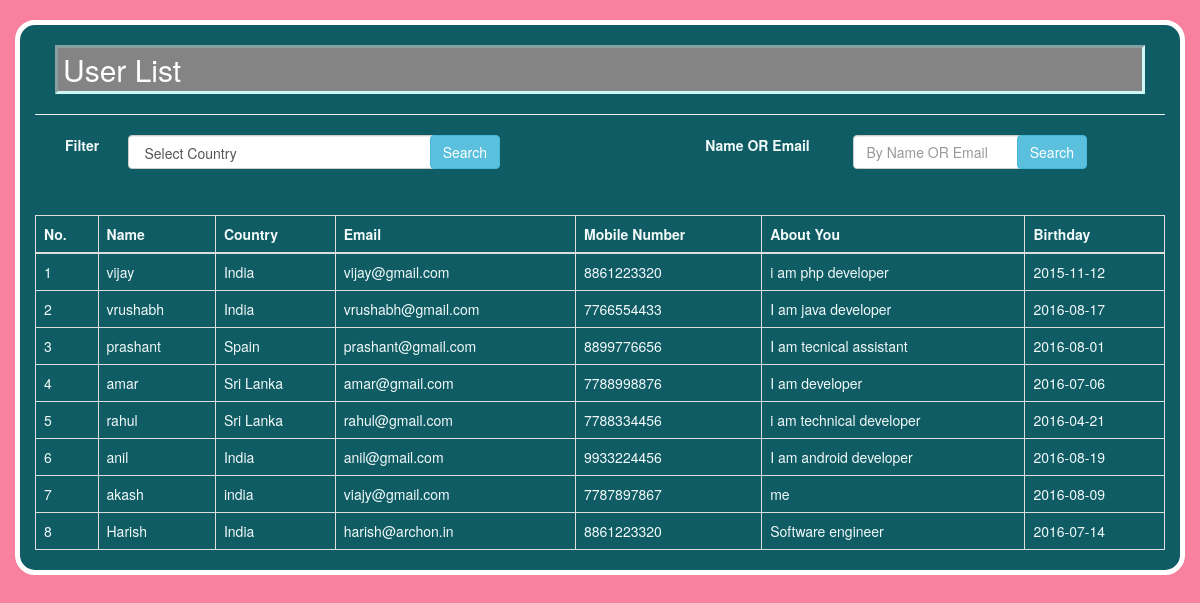
Screenshot of /user_list.php with the database file from the repository.
### tables this page shows
CREATE TABLE IF NOT EXISTS `user_table` (
`id` int(10) NOT NULL,
  `name` varchar(255) NOT NULL,
  `country` varchar(255) NOT NULL,
  `email` varchar(255) NOT NULL,
  `mobile` varchar(10) NOT NULL,
  `about` text NOT NULL,
  `dob` date NOT NULL,
  `salary` int(20) NOT NULL
);

### user_list.php (the view, shortened to what this page needs)
<?php
$country=$_POST['country'];
$nameoremail=$_POST['nameoremail'];
?>
<!DOCTYPE html>
<html lang="en">
<head>
  <link rel="stylesheet" href="http://maxcdn.bootstrapcdn.com/bootstrap/3.3.7/css/bootstrap.min.css">
  <link rel="stylesheet" type="text/css" href="style.css">
</head>
<body>
<div class="container" >
  <h2 style="color:white;" class="header">User List</h2>
  <hr>
  <form action="user_list.php" class="form-inline pull-left" role="form"  method="post">
  <div class="col-sm-8">
        <div class="form-group">
      <label class="control-label col-sm-2" for="email"><strong>Filter</strong></label>
      <div class="col-sm-10">
        <select name="country" id="country" class="form-control">
			<option value="">Select Country</option>
		</select>
    </div>
    </div>
    </div>
	<div class="col-sm-4">
	<button type="submit" class="btn btn-info">Search</button>
	</div>
  </form>
  <form action="user_list.php" class="form-inline pull-right" role="form"  method="post" >
  <div class="col-sm-8">
        <div class="form-group">
      <label class="control-label col-sm-6" for="email"><strong>Name OR Email</strong></label>
      <div class="col-sm-6">
        <input type="text" class="form-control" placeholder="By Name OR Email" name="nameoremail" id="name" >
      </div>
    </div>
    </div>
	<div class="col-sm-4">
	<button type="submit" class="btn btn-info">Search</button>
	</div>
  </form>
  <?php
	if($country ==''AND $nameoremail=='')
	{
	?>
  <table class="table table-bordered table-margin" >
    <thead>
      <tr>
		<th>No.</th>
        <th>Name</th>
        <th>Country</th>
        <th>Email</th>
		<th>Mobile Number</th>
		<th>About You</th>
		<th>Birthday</th>
      </tr>
    </thead>
    <tbody>
	<?php
		$result = mysql_query("SELECT * FROM user_table");
		$i=1;
		while($row = mysql_fetch_array($result))
		{
	?>
	<tr>
        <td><?php echo $i++;?></td>
        <td><?php echo $row['name']; ?></td>
        <td><?php echo $row['country']; ?></td>
		<td><?php echo $row['email']; ?></td>
		<td><?php echo $row['mobile']; ?></td>
		<td><?php echo $row['about']; ?></td>
		<td><?php echo $row['dob']; ?></td>
    </tr>
	<?php
	}
	?>
    </tbody>
  </table>
  <?php
	}
  ?>
 </div>
</body>
</html>

### style.css (style rules this page uses)
body { color:#F2FAFA; background:#F7819F; }
.container { background: #105C64; margin-top:20px; border-radius:20px; border: 5px solid #FFFFFF; }
.header { background-color:#848484; padding:5px; margin:20px; border:3px solid #CEF6F5; border-style: inset; }
.table-margin { margin-top:100px; }

### rows the page displays
user_table: name "vijay", country "India", email "vijay@gmail.com", mobile "8861223320", about "i am php developer", dob "2015-11-12"
user_table: name "vrushabh", country "India", email "vrushabh@gmail.com", mobile "7766554433", about "I am java developer", dob "2016-08-17"
user_table: name "prashant", country "Spain", email "prashant@gmail.com", mobile "8899776656", about "I am tecnical assistant", dob "2016-08-01"
user_table: name "amar", country "Sri Lanka", email "amar@gmail.com", mobile "7788998876", about "I am developer", dob "2016-07-06"
user_table: name "rahul", country "Sri Lanka", email "rahul@gmail.com", mobile "7788334456", about "i am technical developer", dob "2016-04-21"
user_table: name "anil", country "India", email "anil@gmail.com", mobile "9933224456", about "I am android developer", dob "2016-08-19"
user_table: name "akash", country "india", email "viajy@gmail.com", mobile "7787897867", about "me", dob "2016-08-09"
user_table: name "Harish", country "India", email "harish@archon.in", mobile "8861223320", about "Software engineer", dob "2016-07-14"
